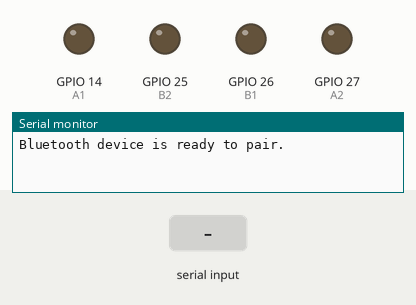
Recording of a sketch running on a simulated ESP32. Parts: output pins drawn as LEDs (lit = HIGH), the last lines printed to the serial monitor. The test bench sets the inputs (shaded band). Nothing arrives over Bluetooth unless stated.

Above: at 2.8 s.
2.9 s: "qianjin\n" received over the second serial link
At 3.9 s:
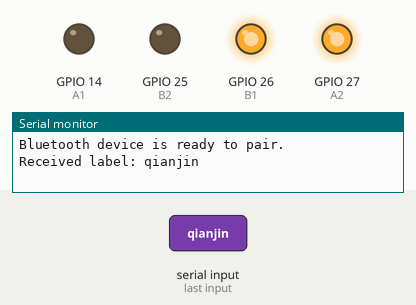
6.5 s: "houtui\n" received over the second serial link
At 8.2 s:
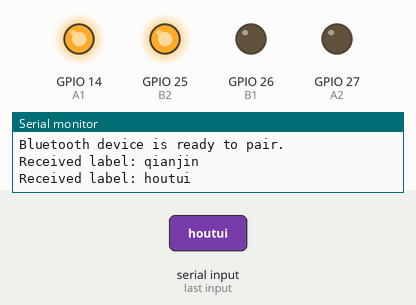
10.5 s: "zuozhuan\n" received over the second serial link
At 11.35 s:
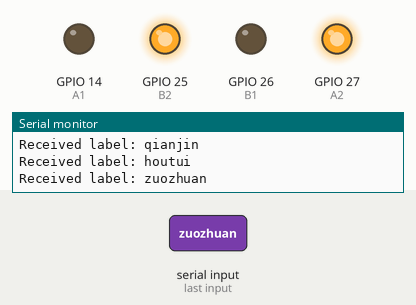
13.0 s: "youzhuan\n" received over the second serial link
At 13.85 s:
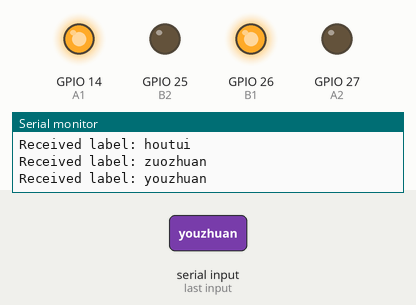
Timing chart, 0 to 16.0 s (numbered marks = the images above; inputs shaded):
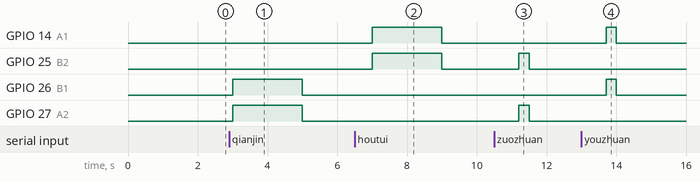

Measured:
- after the input at 2.9 s, GPIO 26 (B1), GPIO 27 (A2): LOW → HIGH after 0.10 s, → LOW 2.0 s later
- after the input at 6.5 s, GPIO 14 (A1), GPIO 25 (B2): LOW → HIGH after 0.50 s, → LOW 2.0 s later
- after the input at 10.5 s, GPIO 25 (B2), GPIO 27 (A2): LOW → HIGH after 0.70 s, → LOW 0.30 s later
- after the input at 13.0 s, GPIO 14 (A1), GPIO 26 (B1): LOW → HIGH after 0.71 s, → LOW 0.30 s later

The sketch:

final.ino
```cpp
#include <Arduino.h>
#include <BluetoothSerial.h>

BluetoothSerial SerialBT;  // 创建蓝牙串口对象

// 定义小车运动控制引脚
#define A1 14
#define A2 27
#define B1 26
#define B2 25

// put function declarations here:
void Turn_left();
void Turn_right();
void Go_straight();
void Go_backward();
void Turn_around();
void Stop();

void setup() {
  Serial.begin(9600);  // 串口调试
  SerialBT.begin("ESP32_Car2");  // 初始化蓝牙并设置设备名称
  Serial.println("Bluetooth device is ready to pair.");

  pinMode(A1, OUTPUT);
  pinMode(A2, OUTPUT);
  pinMode(B1, OUTPUT);
  pinMode(B2, OUTPUT);
}

void loop() {
  // 检查蓝牙是否有数据可读
  if (SerialBT.available()) {
    String label = SerialBT.readStringUntil('\n');  // 读取分类标签（以换行符为结束符）
    Serial.print("Received label: ");
    Serial.println(label);

    // 根据接收到的分类标签控制小车
    if (label == "qianjin") {  // 前进
      Go_straight();
      Stop(1);
    } else if (label == "houtui") {  // 后退
      Go_backward();
      Stop(1);
    } else if (label == "zuozhuan") {  // 左转
      Turn_left();
      Stop(1);
    } else if (label == "youzhuan") {  // 右转
      Turn_right();
      Stop(1);
    } else if (label == "diaotou") {  // 掉头
      Turn_around();
      Stop(1);
    } else if (label == "tingzhi") {  // 停止
      Stop(1);
    } else {
      Serial.println("Unknown label received.");
    }
  }

  delay(1000);  // 延时以避免处理过于频繁
}

void Turn_left(){
  Stop(1);//先停止
  delay(200);
  digitalWrite(A1, 0); //右轮正转
  digitalWrite(A2, 1);
  digitalWrite(B1, 0); //左轮反转
  digitalWrite(B2, 1);
  delay(300);
  // Go_straight();//前进
}

void Turn_right(){
  Stop(1);
  delay(200);
  digitalWrite(A1, 1); //右轮反转
  digitalWrite(A2, 0);
  digitalWrite(B1, 1); //左轮正转
  digitalWrite(B2, 0);
  delay(300);
  // Go_straight();//前进
}

void Go_straight(){
  digitalWrite(A1, 0); //右轮正转
  digitalWrite(A2, 1);
  digitalWrite(B1, 1); //左轮正转
  digitalWrite(B2, 0);
  delay(2000);
}

void Go_backward(){
  digitalWrite(A1, 1); //右轮反转
  digitalWrite(A2, 0);
  digitalWrite(B1, 0); //左轮反转
  digitalWrite(B2, 1);
  delay(2000);
}

void Turn_around(){
  Stop(1);//先停止
  delay(200);
  digitalWrite(A1, 0); //右轮正转
  digitalWrite(A2, 1);
  digitalWrite(B1, 0); //左轮反转
  digitalWrite(B2, 1);
  delay(600);
  // Go_straight();//前进
}

void Stop(int t){
  digitalWrite(A1, 0);
  digitalWrite(A2, 0);
  digitalWrite(B1, 0);
  digitalWrite(B2, 0);
  delay(t);
}
```
